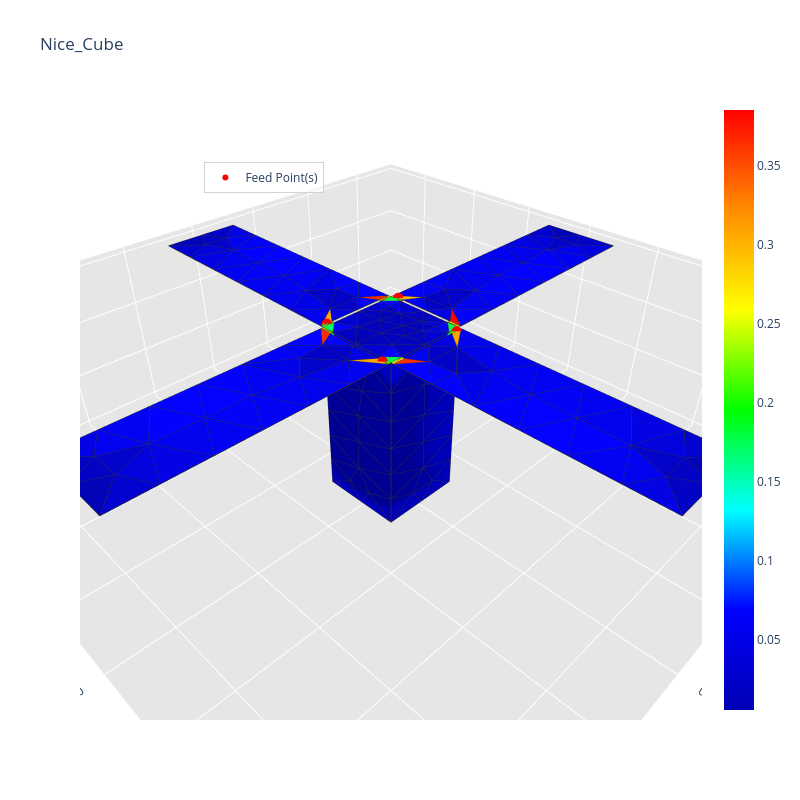

Source (notebook cell):
### Code cell
_ = radiation_algorithm(path, frequency, feed_point,
                        voltage_amplitude=voltage_amplitude, 
                        excitation_unit_vector=excitation_units_vector, 
                        gap_width=0.054*initial_mesh_size,
                        voltage_phase=phase)

### Figure 1 — Plotly figure (JSON) as saved in the notebook; plotly's stock layout.template omitted (floating-point values rounded to 4 significant figures; data arrays with more than 128 entries replaced by an {"elided": "..."} marker saying what was removed)
{"data": [{"facecolor": {"elided": "336 str values"}, "i": {"elided": "336 int values"}, "j": {"elided": "336 int values"}, "k": {"elided": "336 int values"}, "name": "", "type": "mesh3d", "x": {"elided": "202 float values"}, "y": {"elided": "202 float values"}, "z": {"elided": "202 float values"}}, {"line": {"color": "rgb(50, 50, 50)", "width": 1.5}, "mode": "lines", "showlegend": false, "type": "scatter3d", "x": {"elided": "1680 float values"}, "y": {"elided": "1680 float values"}, "z": {"elided": "1680 float values"}}, {"hoverinfo": "none", "marker": {"color": [0.005487, 0.3854], "colorscale": [[0, "rgb(0, 0, 180)"], [0.1667, "rgb(0, 0, 255)"], [0.3333, "rgb(0, 255, 255)"], [0.5, "rgb(0, 255, 0)"], [0.6667, "rgb(255, 255, 0)"], [0.8333, "rgb(255, 140, 0)"], [1, "rgb(255, 0, 0)"]], "showscale": true, "size": 0.1}, "mode": "markers", "showlegend": false, "type": "scatter3d", "x": [-0.05], "y": [-0.05], "z": [-0.3]}, {"marker": {"color": "red", "size": 6, "symbol": "circle"}, "mode": "markers+text", "name": "Feed Point(s)", "type": "scatter3d", "x": [0.054, -0.0425, -0.054, 0.0425], "y": [0.0425, 0.054, -0.0425, -0.054], "z": [0.0, 0.0, 0.0, 0.0]}], "layout": {"height": 800, "legend": {"bgcolor": "rgba(255,255,255,0.7)", "bordercolor": "lightgray", "borderwidth": 1, "x": 0.2, "xanchor": "left", "y": 0.9, "yanchor": "top"}, "scene": {"aspectratio": {"x": 1, "y": 1, "z": 0.3}, "camera": {"eye": {"x": 0.65, "y": 0.65, "z": 0.65}}, "xaxis": {"backgroundcolor": "rgb(230, 230, 230)", "gridcolor": "rgb(255, 255, 255)", "showbackground": true, "zerolinecolor": "rgb(255, 255, 255)"}, "yaxis": {"backgroundcolor": "rgb(230, 230, 230)", "gridcolor": "rgb(255, 255, 255)", "showbackground": true, "zerolinecolor": "rgb(255, 255, 255)"}, "zaxis": {"backgroundcolor": "rgb(230, 230, 230)", "gridcolor": "rgb(255, 255, 255)", "showbackground": true, "zerolinecolor": "rgb(255, 255, 255)"}}, "title": {"text": "Nice_Cube"}, "width": 800}}
